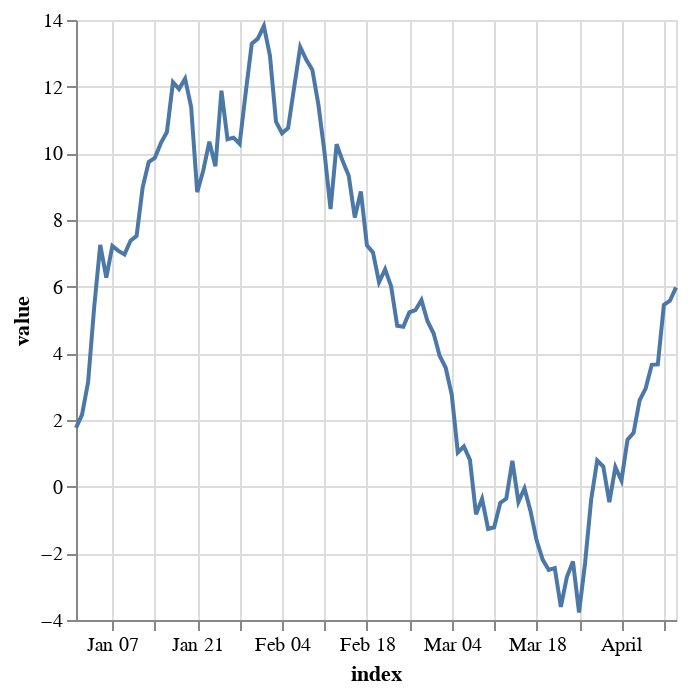

The cell this chart's notebook holds for it:
### Code cell
alt.Chart(data.reset_index()).mark_line().encode(
    x='index:T',
    y='value:Q'
)

### Figure 1 — Vega-Lite specification as saved in the notebook (floating-point values rounded to 4 significant figures)
{"config": {"view": {"continuousWidth": 300, "continuousHeight": 300}}, "data": {"name": "data-ca2b6ac8bc1795a799dce16cc90b44df"}, "mark": {"type": "line"}, "encoding": {"x": {"field": "index", "type": "temporal"}, "y": {"field": "value", "type": "quantitative"}}, "$schema": "https://vega.github.io/schema/vega-lite/v5.20.1.json", "datasets": {"data-ca2b6ac8bc1795a799dce16cc90b44df": [{"index": "2018-01-01T00:00:00", "value": 1.764}, {"index": "2018-01-02T00:00:00", "value": 2.164}, {"index": "2018-01-03T00:00:00", "value": 3.143}, {"index": "2018-01-04T00:00:00", "value": 5.384}, {"index": "2018-01-05T00:00:00", "value": 7.251}, {"index": "2018-01-06T00:00:00", "value": 6.274}, {"index": "2018-01-07T00:00:00", "value": 7.224}, {"index": "2018-01-08T00:00:00", "value": 7.073}, {"index": "2018-01-09T00:00:00", "value": 6.97}, {"index": "2018-01-10T00:00:00", "value": 7.38}, {"index": "2018-01-11T00:00:00", "value": 7.524}, {"index": "2018-01-12T00:00:00", "value": 8.979}, {"index": "2018-01-13T00:00:00", "value": 9.74}, {"index": "2018-01-14T00:00:00", "value": 9.861}, {"index": "2018-01-15T00:00:00", "value": 10.31}, {"index": "2018-01-16T00:00:00", "value": 10.64}, {"index": "2018-01-17T00:00:00", "value": 12.13}, {"index": "2018-01-18T00:00:00", "value": 11.93}, {"index": "2018-01-19T00:00:00", "value": 12.24}, {"index": "2018-01-20T00:00:00", "value": 11.39}, {"index": "2018-01-21T00:00:00", "value": 8.834}, {"index": "2018-01-22T00:00:00", "value": 9.487}, {"index": "2018-01-23T00:00:00", "value": 10.35}, {"index": "2018-01-24T00:00:00", "value": 9.61}, {"index": "2018-01-25T00:00:00", "value": 11.88}, {"index": "2018-01-26T00:00:00", "value": 10.42}, {"index": "2018-01-27T00:00:00", "value": 10.47}, {"index": "2018-01-28T00:00:00", "value": 10.28}, {"index": "2018-01-29T00:00:00", "value": 11.82}, {"index": "2018-01-30T00:00:00", "value": 13.29}, {"index": "2018-01-31T00:00:00", "value": 13.44}, {"index": "2018-02-01T00:00:00", "value": 13.82}, {"index": "2018-02-02T00:00:00", "value": 12.93}, {"index": "2018-02-03T00:00:00", "value": 10.95}, {"index": "2018-02-04T00:00:00", "value": 10.6}, {"index": "2018-02-05T00:00:00", "value": 10.76}, {"index": "2018-02-06T00:00:00", "value": 11.99}, {"index": "2018-02-07T00:00:00", "value": 13.19}, {"index": "2018-02-08T00:00:00", "value": 12.8}, {"index": "2018-02-09T00:00:00", "value": 12.5}, {"index": "2018-02-10T00:00:00", "value": 11.45}, {"index": "2018-02-11T00:00:00", "value": 10.03}, {"index": "2018-02-12T00:00:00", "value": 8.327}, {"index": "2018-02-13T00:00:00", "value": 10.28}, {"index": "2018-02-14T00:00:00", "value": 9.768}, {"index": "2018-02-15T00:00:00", "value": 9.33}, {"index": "2018-02-16T00:00:00", "value": 8.077}, {"index": "2018-02-17T00:00:00", "value": 8.855}, {"index": "2018-02-18T00:00:00", "value": 7.241}, {"index": "2018-02-19T00:00:00", "value": 7.028}, {"index": "2018-02-20T00:00:00", "value": 6.132}, {"index": "2018-02-21T00:00:00", "value": 6.519}, {"index": "2018-02-22T00:00:00", "value": 6.009}, {"index": "2018-02-23T00:00:00", "value": 4.828}, {"index": "2018-02-24T00:00:00", "value": 4.8}, {"index": "2018-02-25T00:00:00", "value": 5.228}, {"index": "2018-02-26T00:00:00", "value": 5.295}, {"index": "2018-02-27T00:00:00", "value": 5.597}, {"index": "2018-02-28T00:00:00", "value": 4.963}, {"index": "2018-03-01T00:00:00", "value": 4.6}, {"index": "2018-03-02T00:00:00", "value": 3.928}, {"index": "2018-03-03T00:00:00", "value": 3.568}, {"index": "2018-03-04T00:00:00", "value": 2.755}, {"index": "2018-03-05T00:00:00", "value": 1.029}, {"index": "2018-03-06T00:00:00", "value": 1.206}, {"index": "2018-03-07T00:00:00", "value": 0.8042}, {"index": "2018-03-08T00:00:00", "value": -0.826}, {"index": "2018-03-09T00:00:00", "value": -0.3632}, {"index": "2018-03-10T00:00:00", "value": -1.27}, {"index": "2018-03-11T00:00:00", "value": -1.219}, {"index": "2018-03-12T00:00:00", "value": -0.4894}, {"index": "2018-03-13T00:00:00", "value": -0.3605}, {"index": "2018-03-14T00:00:00", "value": 0.7789}, {"index": "2018-03-15T00:00:00", "value": -0.4559}, {"index": "2018-03-16T00:00:00", "value": -0.05354}, {"index": "2018-03-17T00:00:00", "value": -0.7383}, {"index": "2018-03-18T00:00:00", "value": -1.609}, {"index": "2018-03-19T00:00:00", "value": -2.188}, {"index": "2018-03-20T00:00:00", "value": -2.5}, {"index": "2018-03-21T00:00:00", "value": -2.443}, {"index": "2018-03-22T00:00:00", "value": -3.609}, {"index": "2018-03-23T00:00:00", "value": -2.708}, {"index": "2018-03-24T00:00:00", "value": -2.242}, {"index": "2018-03-25T00:00:00", "value": -3.778}, {"index": "2018-03-26T00:00:00", "value": -2.29}, {"index": "2018-03-27T00:00:00", "value": -0.3941}, {"index": "2018-03-28T00:00:00", "value": 0.7846}, {"index": "2018-03-29T00:00:00", "value": 0.6047}, {"index": "2018-03-30T00:00:00", "value": -0.466}, {"index": "2018-03-31T00:00:00", "value": 0.5884}, {"index": "2018-04-01T00:00:00", "value": 0.1852}, {"index": "2018-04-02T00:00:00", "value": 1.408}, {"index": "2018-04-03T00:00:00", "value": 1.616}, {"index": "2018-04-04T00:00:00", "value": 2.593}, {"index": "2018-04-05T00:00:00", "value": 2.949}, {"index": "2018-04-06T00:00:00", "value": 3.656}, {"index": "2018-04-07T00:00:00", "value": 3.666}, {"index": "2018-04-08T00:00:00", "value": 5.452}, {"index": "2018-04-09T00:00:00", "value": 5.579}, {"index": "2018-04-10T00:00:00", "value": 5.981}]}}
